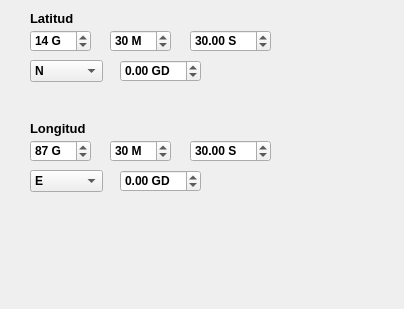
<?xml version="1.0" encoding="UTF-8"?>
<ui version="4.0">
 <class>LatLonCalcDialogBase</class>
 <widget class="QDialog" name="LatLonCalcDialogBase">
  <property name="geometry">
   <rect>
    <x>0</x>
    <y>0</y>
    <width>404</width>
    <height>309</height>
   </rect>
  </property>
  <property name="windowTitle">
   <string>Calculadora Lat/lon</string>
  </property>
  <widget class="QLabel" name="label">
   <property name="geometry">
    <rect>
     <x>30</x>
     <y>10</y>
     <width>51</width>
     <height>16</height>
    </rect>
   </property>
   <property name="font">
    <font>
     <pointsize>10</pointsize>
     <weight>75</weight>
     <bold>true</bold>
     <underline>false</underline>
    </font>
   </property>
   <property name="text">
    <string>Latitud</string>
   </property>
  </widget>
  <widget class="QSpinBox" name="spbLatD">
   <property name="geometry">
    <rect>
     <x>30</x>
     <y>30</y>
     <width>61</width>
     <height>22</height>
    </rect>
   </property>
   <property name="font">
    <font>
     <weight>75</weight>
     <bold>true</bold>
    </font>
   </property>
   <property name="suffix">
    <string> G</string>
   </property>
   <property name="maximum">
    <number>90</number>
   </property>
   <property name="value">
    <number>14</number>
   </property>
  </widget>
  <widget class="QSpinBox" name="spbLatM">
   <property name="geometry">
    <rect>
     <x>110</x>
     <y>30</y>
     <width>61</width>
     <height>22</height>
    </rect>
   </property>
   <property name="font">
    <font>
     <weight>75</weight>
     <bold>true</bold>
    </font>
   </property>
   <property name="suffix">
    <string> M</string>
   </property>
   <property name="maximum">
    <number>59</number>
   </property>
   <property name="value">
    <number>30</number>
   </property>
  </widget>
  <widget class="QDoubleSpinBox" name="spbLatS">
   <property name="geometry">
    <rect>
     <x>190</x>
     <y>30</y>
     <width>81</width>
     <height>22</height>
    </rect>
   </property>
   <property name="font">
    <font>
     <weight>75</weight>
     <bold>true</bold>
    </font>
   </property>
   <property name="prefix">
    <string/>
   </property>
   <property name="suffix">
    <string> S</string>
   </property>
   <property name="decimals">
    <number>2</number>
   </property>
   <property name="maximum">
    <double>59.000000000000000</double>
   </property>
   <property name="value">
    <double>30.000000000000000</double>
   </property>
  </widget>
  <widget class="QComboBox" name="cmbLatH">
   <property name="geometry">
    <rect>
     <x>30</x>
     <y>60</y>
     <width>73</width>
     <height>22</height>
    </rect>
   </property>
   <property name="font">
    <font>
     <weight>75</weight>
     <bold>true</bold>
    </font>
   </property>
   <item>
    <property name="text">
     <string>N</string>
    </property>
   </item>
   <item>
    <property name="text">
     <string>S</string>
    </property>
   </item>
  </widget>
  <widget class="QDoubleSpinBox" name="spbLatDD">
   <property name="geometry">
    <rect>
     <x>120</x>
     <y>60</y>
     <width>81</width>
     <height>22</height>
    </rect>
   </property>
   <property name="font">
    <font>
     <weight>75</weight>
     <bold>true</bold>
    </font>
   </property>
   <property name="suffix">
    <string> GD</string>
   </property>
   <property name="minimum">
    <double>-90.000000000000000</double>
   </property>
   <property name="maximum">
    <double>90.000000000000000</double>
   </property>
  </widget>
  <widget class="QComboBox" name="cmbLonH">
   <property name="geometry">
    <rect>
     <x>30</x>
     <y>170</y>
     <width>73</width>
     <height>22</height>
    </rect>
   </property>
   <property name="font">
    <font>
     <weight>75</weight>
     <bold>true</bold>
    </font>
   </property>
   <item>
    <property name="text">
     <string>E</string>
    </property>
   </item>
   <item>
    <property name="text">
     <string>O</string>
    </property>
   </item>
  </widget>
  <widget class="QDoubleSpinBox" name="spbLonS">
   <property name="geometry">
    <rect>
     <x>190</x>
     <y>140</y>
     <width>81</width>
     <height>22</height>
    </rect>
   </property>
   <property name="font">
    <font>
     <weight>75</weight>
     <bold>true</bold>
    </font>
   </property>
   <property name="prefix">
    <string/>
   </property>
   <property name="suffix">
    <string> S</string>
   </property>
   <property name="decimals">
    <number>2</number>
   </property>
   <property name="maximum">
    <double>59.000000000000000</double>
   </property>
   <property name="value">
    <double>30.000000000000000</double>
   </property>
  </widget>
  <widget class="QLabel" name="label_2">
   <property name="geometry">
    <rect>
     <x>30</x>
     <y>120</y>
     <width>61</width>
     <height>16</height>
    </rect>
   </property>
   <property name="font">
    <font>
     <pointsize>10</pointsize>
     <weight>75</weight>
     <bold>true</bold>
     <underline>false</underline>
    </font>
   </property>
   <property name="text">
    <string>Longitud</string>
   </property>
  </widget>
  <widget class="QDoubleSpinBox" name="spbLonDD">
   <property name="geometry">
    <rect>
     <x>120</x>
     <y>170</y>
     <width>81</width>
     <height>22</height>
    </rect>
   </property>
   <property name="font">
    <font>
     <weight>75</weight>
     <bold>true</bold>
    </font>
   </property>
   <property name="suffix">
    <string> GD</string>
   </property>
   <property name="minimum">
    <double>-180.000000000000000</double>
   </property>
   <property name="maximum">
    <double>180.000000000000000</double>
   </property>
  </widget>
  <widget class="QSpinBox" name="spbLonD">
   <property name="geometry">
    <rect>
     <x>30</x>
     <y>140</y>
     <width>61</width>
     <height>22</height>
    </rect>
   </property>
   <property name="font">
    <font>
     <weight>75</weight>
     <bold>true</bold>
    </font>
   </property>
   <property name="suffix">
    <string> G</string>
   </property>
   <property name="maximum">
    <number>180</number>
   </property>
   <property name="value">
    <number>87</number>
   </property>
  </widget>
  <widget class="QSpinBox" name="spbLonM">
   <property name="geometry">
    <rect>
     <x>110</x>
     <y>140</y>
     <width>61</width>
     <height>22</height>
    </rect>
   </property>
   <property name="font">
    <font>
     <weight>75</weight>
     <bold>true</bold>
    </font>
   </property>
   <property name="suffix">
    <string> M</string>
   </property>
   <property name="maximum">
    <number>59</number>
   </property>
   <property name="value">
    <number>30</number>
   </property>
  </widget>
 </widget>
 <resources/>
 <connections/>
</ui>
